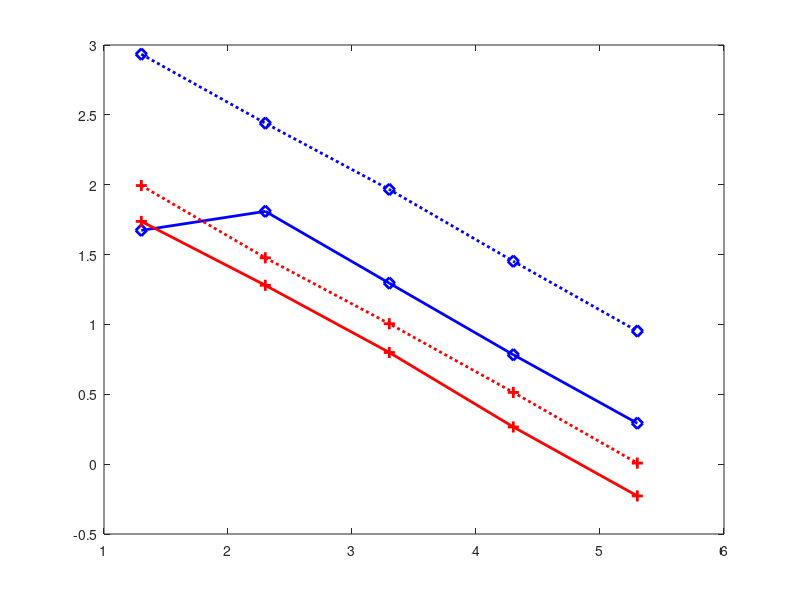

MATLAB code for this plot: (Note: this script raises an error after producing the figure.)
close all
clear
clc

N=[20,200, 2000, 20000,200000];
load ./MSE_n_e001_f001.mat
f=0.01;
n1=N.*f;
n0=N-n1;
var_pro_f001=[];
var_pro_f001(1,:)=var_pro;
var_rr_f001(1,:)=var_RR;
for i=1:size(N,2)
    pro(i,:)=(abs(est_pro1(i,:)-n1(i))./n1(i)+abs(est_pro0(i,:)-n0(i))./n0(i))./2;
    rr(i,:)=(abs(est_rr1(i,:)-n1(i))./n1(i)+abs(est_rr0(i,:)-n0(i))./n0(i))./2;
end
re_pro1=mean(pro,2);
re_rr1=mean(rr,2);

load ./MSE_n_e01_f001.mat
var_pro_f001(2,:)=var_pro;
var_rr_f001(2,:)=var_RR;
f=0.01;
n1=N.*f;
n0=N-n1;
for i=1:size(N,2)
    pro(i,:)=(abs(est_pro1(i,:)-n1(i))./n1(i)+abs(est_pro0(i,:)-n0(i))./n0(i))./2;
    rr(i,:)=(abs(est_rr1(i,:)-n1(i))./n1(i)+abs(est_rr0(i,:)-n0(i))./n0(i))./2;
end
re_pro2=mean(pro,2);
re_rr2=mean(rr,2);

load ./MSE_n_e1_f001.mat
var_pro_f001(3,:)=var_pro;
var_rr_f001(3,:)=var_RR;
f=0.01;
n1=N.*f;
n0=N-n1;
for i=1:size(N,2)
    pro(i,:)=(abs(est_pro1(i,:)-n1(i))./n1(i)+abs(est_pro0(i,:)-n0(i))./n0(i))./2;
    rr(i,:)=(abs(est_rr1(i,:)-n1(i))./n1(i)+abs(est_rr0(i,:)-n0(i))./n0(i))./2;
end
re_pro4=mean(pro,2);
re_rr4=mean(rr,2);


load ./MSE_n_e001_f01.mat
var_pro_f01(1,:)=var_pro;
var_rr_f01(1,:)=var_RR;
f=0.1;
n1=N.*f;
n0=N-n1;
for i=1:size(N,2)
    pro(i,:)=(abs(est_pro1(i,:)-n1(i))./n1(i)+abs(est_pro0(i,:)-n0(i))./n0(i))./2;
    rr(i,:)=(abs(est_rr1(i,:)-n1(i))./n1(i)+abs(est_rr0(i,:)-n0(i))./n0(i))./2;
end
re_pro1_f01=mean(pro,2);
re_rr1_f01=mean(rr,2);

load ./MSE_n_e01_f01.mat
var_pro_f01(2,:)=var_pro;
var_rr_f01(2,:)=var_RR;
f=0.1;
n1=N.*f;
n0=N-n1;
for i=1:size(N,2)
    pro(i,:)=(abs(est_pro1(i,:)-n1(i))./n1(i)+abs(est_pro0(i,:)-n0(i))./n0(i))./2;
    rr(i,:)=(abs(est_rr1(i,:)-n1(i))./n1(i)+abs(est_rr0(i,:)-n0(i))./n0(i))./2;
end
re_pro2_f01=mean(pro,2);
re_rr2_f01=mean(rr,2);

load ./MSE_n_e1_f01.mat
var_pro_f01(3,:)=var_pro;
var_rr_f01(3,:)=var_RR;
f=0.1;
n1=N.*f;
n0=N-n1;
for i=1:size(N,2)
    pro(i,:)=(abs(est_pro1(i,:)-n1(i))./n1(i)+abs(est_pro0(i,:)-n0(i))./n0(i))./2;
    rr(i,:)=(abs(est_rr1(i,:)-n1(i))./n1(i)+abs(est_rr0(i,:)-n0(i))./n0(i))./2;
end
re_pro4_f01=mean(pro,2);
re_rr4_f01=mean(rr,2);


load ./MSE_n_e001_f1.mat
var_pro_f1=[];
var_pro_f1(1,:)=var_pro;
var_rr_f1(1,:)=var_RR;
load ./MSE_n_e01_f1.mat
var_pro_f1(2,:)=var_pro;
var_rr_f1(2,:)=var_RR;
load ./MSE_n_e1_f1.mat
var_pro_f1(3,:)=var_pro;
var_rr_f1(3,:)=var_RR;


%% display adveraged MSE
% figure
% plot(log10(N),log10(var_rr_f01(1,:)),'-bd','LineWidth',2,'Markersize',8)
% hold on
% plot(log10(N),log10(var_pro_f001(1,:)),'-ro','LineWidth',2,'Markersize',8)
% hold on
% plot(log10(N),log10(var_pro_f01(1,:)),'-g*','LineWidth',2,'Markersize',8)
% hold on
% plot(log10(N),log10(var_pro_f1(1,:)),'-m+','LineWidth',2,'Markersize',8)
% hold on
% h=legend("RR","JRR ($n_1/n=0.01$)","JRR ($n_1/n=0.1$)","JRR ($n_1/n=1$)",'location','SE', Interpreter='latex');
% xlabel("$n$",Interpreter='latex')
% ylabel("MSE")
% set(gca,'XTick',[log10(20),log10(200),log10(2000),log10(20000),log10(200000)]);
% set(gca,'XTickLabel',{'20','200','2000','2\times10^4','2\times10^5'});
% set(gca,'yTick',[4,6,8,10]);
% set(gca,'yTickLabel',{'10^4','10^6','10^8','10^{10}'});
% % axis([0,10, 6,12.5])
% set(gca,'Fontsize',20,'Fontname','Times New Roman')
% set(h,'Fontsize',15,'Fontname','Times New Roman')
% print -painters -dpdf -r300 var_n_e0001.pdf
% 
% figure
% plot(log10(N),log10(var_rr_f01(2,:)),'-bd','LineWidth',2,'Markersize',8)
% hold on
% plot(log10(N),log10(var_pro_f001(2,:)),'-ro','LineWidth',2,'Markersize',8)
% hold on
% plot(log10(N),log10(var_pro_f01(2,:)),'-g*','LineWidth',2,'Markersize',8)
% hold on
% plot(log10(N),log10(var_pro_f1(2,:)),'-m+','LineWidth',2,'Markersize',8)
% hold on
% h=legend("RR","JRR ($n_1/n=0.01$)","JRR ($n_1/n=0.1$)","JRR ($n_1/n=1$)",'location','NW', Interpreter='latex');
% xlabel("$n$",Interpreter='latex')
% ylabel("MSE")
% set(gca,'XTick',[log10(20),log10(200),log10(2000),log10(20000),log10(200000)]);
% set(gca,'XTickLabel',{'20','200','2000','2\times10^4','2\times10^5'});
% set(gca,'yTick',[2,4,6,8]);
% set(gca,'yTickLabel',{'10^2','10^4','10^6','10^8','10^{10}'});
% % axis([0,10, 6,12.5])
% set(gca,'Fontsize',20,'Fontname','Times New Roman')
% set(h,'Fontsize',15,'Fontname','Times New Roman')
% print -painters -dpdf -r300 var_n_e001.pdf
% 
% figure
% plot(log10(N),log10(var_rr_f01(3,:)),'-bd','LineWidth',2,'Markersize',10)
% hold on
% plot(log10(N),log10(var_pro_f001(3,:)),'-ro','LineWidth',2,'Markersize',10)
% hold on
% plot(log10(N),log10(var_pro_f01(3,:)),'-g*','LineWidth',2,'Markersize',10)
% hold on
% plot(log10(N),log10(var_pro_f1(3,:)),'-m+','LineWidth',2,'Markersize',10)
% hold on
% h=legend("RR","JRR ($n_1/n=0.01$)","JRR ($n_1/n=0.1$)","JRR ($n_1/n=1$)",'location','NW', Interpreter='latex');
% xlabel("$n$",Interpreter='latex')
% ylabel("MSE")
% set(gca,'XTick',[log10(20),log10(200),log10(2000),log10(20000),log10(200000)]);
% set(gca,'XTickLabel',{'20','200','2000','2\times10^4','2\times10^5'});
% set(gca,'yTick',[2,4,6,8]);
% set(gca,'yTickLabel',{'10^2','10^4','10^6','10^8'});
% % axis([0,10, 6,12.5])
% set(gca,'Fontsize',20,'Fontname','Times New Roman')
% set(h,'Fontsize',15,'Fontname','Times New Roman')
% print -painters -dpdf -r300 var_n_e01.pdf



%% ------------- display of RE-----------------
figure
plot(log10(N),log10(re_rr1),':bd','LineWidth',2,'Markersize',8)
hold on
plot(log10(N),log10(re_pro1),'-bd','LineWidth',2,'Markersize',8)
hold on
plot(log10(N),log10(re_rr1_f01),':r+','LineWidth',2,'Markersize',8)
hold on
plot(log10(N),log10(re_pro1_f01),'-r+','LineWidth',2,'Markersize',8)
hold on
h=legend("RR ($n_1/n=0.01$)","JRR ($n_1/n=0.01$)","RR ($n_1/n=0.1$)","JRR ($n_1/n=0.1$)",'location','SW',Interpreter='latex');
xlabel("$n$",Interpreter='latex')
ylabel("MRE")
set(gca,'XTick',[log10(20),log10(200),log10(2000),log10(20000),log10(200000)]);
set(gca,'XTickLabel',{'20','200','2000','2\times10^4','2\times10^5'});
set(gca,'YTick',[0,log10(10),log10(100),3,4,5]);
set(gca,'yTickLabel',{'1','10','10^2','10^3','10^4','10^5'});
% axis([0,6.5,0,5])
set(gca,'Fontsize',20,'Fontname','Times New Roman')
set(h,'Fontsize',14,'Fontname','Times New Roman')
print -painters -dpdf -r300 re_n_e001.pdf

figure
plot(log10(N),log10(re_rr2),':bd','LineWidth',2,'Markersize',8)
hold on
plot(log10(N),log10(re_pro2),'-bd','LineWidth',2,'Markersize',8)
hold on
plot(log10(N),log10(re_rr2_f01),':r+','LineWidth',2,'Markersize',8)
hold on
plot(log10(N),log10(re_pro2_f01),'-r+','LineWidth',2,'Markersize',8)
hold on
h=legend("RR ($n_1/n=0.01$)","JRR ($n_1/n=0.01$)","RR ($n_1/n=0.1$)","JRR ($n_1/n=0.1$)",'location','NE',Interpreter='latex');
xlabel("$n$",Interpreter='latex')
ylabel("MRE")
set(gca,'XTick',[log10(20),log10(200),log10(2000),log10(20000),log10(200000)]);
set(gca,'XTickLabel',{'20','200','2000','2\times10^4','2\times10^5'});
set(gca,'YTick',[log10(0.1),log10(1),log10(10),log10(100),3,4]);
set(gca,'yTickLabel',{'0.1','1','10','10^2','10^3','10^4'});
% axis([0,6.5,-1,4])
set(gca,'Fontsize',20,'Fontname','Times New Roman')
set(h,'Fontsize',14,'Fontname','Times New Roman')
print -painters -dpdf -r300 re_n_e01.pdf

figure
plot(log10(N),log10(re_rr4),':bd','LineWidth',2,'Markersize',8)
hold on
plot(log10(N),log10(re_pro4),'-bd','LineWidth',2,'Markersize',8)
hold on
plot(log10(N),log10(re_rr4_f01),':r+','LineWidth',2,'Markersize',8)
hold on
plot(log10(N),log10(re_pro4_f01),'-r+','LineWidth',2,'Markersize',8)
hold on
h=legend("RR ($n_1/n=0.01$)","JRR ($n_1/n=0.01$)","RR ($n_1/n=0.1$)","JRR ($n_1/n=0.1$)",'location','NE',Interpreter='latex');
xlabel("$n$",Interpreter='latex')
ylabel("MRE")
set(gca,'XTick',[log10(20),log10(200),log10(2000),log10(20000),log10(200000)]);
set(gca,'XTickLabel',{'20','200','2000','2\times10^4','2\times10^5'});
set(gca,'YTick',[-2,log10(0.1),log10(1),log10(10),log10(100),3,4]);
set(gca,'yTickLabel',{'0.01','0.1','1','10','10^2','10^3','10^4'});
% axis([0,6.5,-2,3])
set(gca,'Fontsize',20,'Fontname','Times New Roman')
set(h,'Fontsize',14,'Fontname','Times New Roman')
print -painters -dpdf -r300 re_n_e1.pdf


